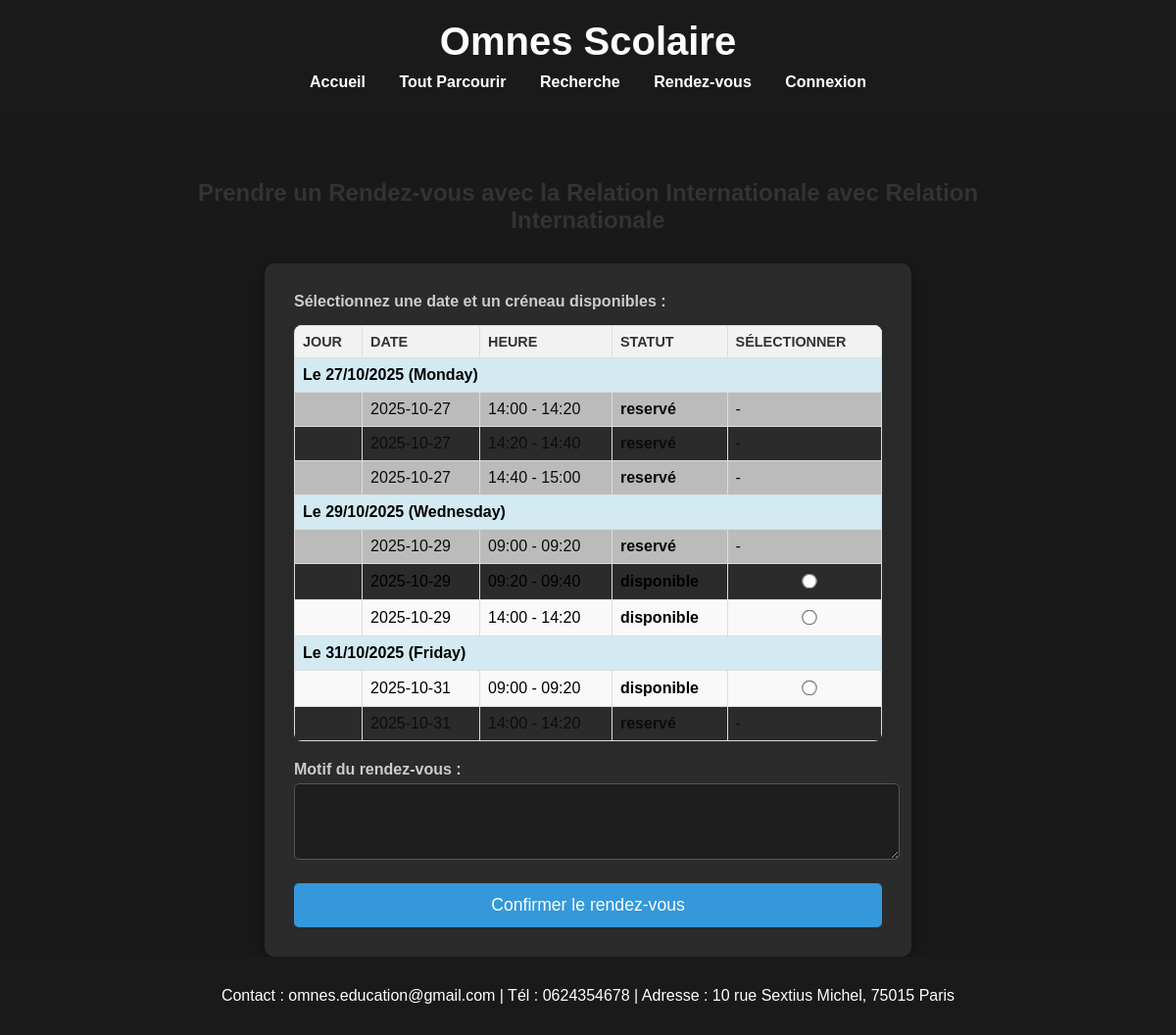
The page /formulaire.php?type=rdv&service=international on the database its author committed.
### tables this page shows
CREATE TABLE IF NOT EXISTS `services` (
  `id` int NOT NULL AUTO_INCREMENT,
  `nom` varchar(191) NOT NULL,
  `description` text,
  PRIMARY KEY (`id`),
  UNIQUE KEY `nom` (`nom`)
);

CREATE TABLE IF NOT EXISTS `creneaux_disponibles` (
  `id` int NOT NULL AUTO_INCREMENT,
  `professeur_id` int DEFAULT NULL,
  `date` date NOT NULL,
  `heure_debut` time NOT NULL,
  `heure_fin` time NOT NULL,
  `statut` enum('disponible','reservé','annulé') DEFAULT 'disponible',
  `created_at` datetime DEFAULT CURRENT_TIMESTAMP,
  `updated_at` datetime DEFAULT CURRENT_TIMESTAMP ON UPDATE CURRENT_TIMESTAMP,
  `service_id` int DEFAULT NULL,
  PRIMARY KEY (`id`),
  KEY `professeur_id` (`professeur_id`)
);

### formulaire.php (the view, shortened to what this page needs)
<?php
require_once 'config.php';
$is_international_service = isset($_GET['service']) && $_GET['service'] === 'international';
$type = $is_international_service ? 'rdv' : ($_GET['type'] ?? null);
$service_id = null;
$tous_les_creneaux = [];
if ($is_international_service) {
    $service_nom = 'Relation Internationale';
    $stmt_service = $pdo->prepare("SELECT id, nom FROM services WHERE nom = ?");
    $stmt_service->execute([$service_nom]);
    $service = $stmt_service->fetch(PDO::FETCH_ASSOC);
    if ($service) {
        $service_id = $service['id'];
        $destinataire_nom = $service['nom'];
        $stmt_creneaux = $pdo->prepare("SELECT * FROM creneaux_disponibles WHERE service_id = ? ORDER BY date, heure_debut");
        $stmt_creneaux->execute([$service_id]);
        $tous_les_creneaux = $stmt_creneaux->fetchAll(PDO::FETCH_ASSOC);
        $creneaux_groupes_par_date = [];
        foreach ($tous_les_creneaux as $creneau) {
            $creneaux_groupes_par_date[$creneau['date']][] = $creneau;
        }
    } else {
        die("Service Relation Internationale introuvable.");
    }
}
$titre = '';
$action_target = '';
if ($is_international_service) {
    $titre = 'Prendre un Rendez-vous avec la Relation Internationale';
    $action_target = 'traitement.php?service_id=' . $service_id;
} else {
    $titre = $type === 'rdv' ? 'Prendre un Rendez-vous' : 'Envoyer un Message';
    $action_target = 'traitement.php';
}
$action_btn_text = $type === 'rdv' ? 'Confirmer le rendez-vous' : 'Envoyer le message';
?>
<!DOCTYPE html>
<html lang="fr">
<head>
    <link rel="stylesheet" href="style.css">
</head>
<body>
    <header>
        <h1>Omnes Scolaire</h1>
        <nav>
            <a href="index.php">Accueil</a>
            <a href="parcourir.php">Tout Parcourir</a>
            <a href="recherche.php">Recherche</a>
            <a href="rendezvous.php">Rendez-vous</a>
            <?php if (isset($_SESSION['utilisateur'])): ?>
                <a href="messages.php">Messages</a>
                <a href="compte.php">Votre compte</a>
                 <?php if ($_SESSION['utilisateur']['type'] === 'admin'): ?>
                    <a href="admin_panel.php">Admin Panel</a>
                <?php endif; ?>
                <a href="deconnexion.php">Déconnexion</a>
            <?php else: ?>
                <a href="connexion.php">Connexion</a>
            <?php endif; ?>
        </nav>
    </header>
    <main>
        <h2><?php echo $titre; ?> avec <?php echo $destinataire_nom; ?></h2>
        <form action="<?php echo $action_target; ?>" method="POST" class="<?php echo $type; ?>-form">
            <?php if ($type === 'rdv'): ?>
                <?php if ($is_international_service): ?>
                    <div class="form-group">
                        <label>Sélectionnez une date et un créneau disponibles :</label>
                        <table class="dispo-rdv-table">
                            <thead>
                                <tr>
                                    <th>Jour</th>
                                    <th>Date</th>
                                    <th>Heure</th>
                                    <th>Statut</th>
                                    <th>Sélectionner</th>
                                </tr>
                            </thead>
                            <tbody>
                                <?php if (count($tous_les_creneaux) > 0): ?>
                                    <?php foreach ($creneaux_groupes_par_date as $date => $creneaux_du_jour): ?>
                                        <tr class="creneau-header">
                                            <td colspan="5">Le <?php echo date('d/m/Y', strtotime($date)); ?> (<?php echo date('l', strtotime($date)); ?>)</td>
                                        </tr>
                                        <?php foreach ($creneaux_du_jour as $creneau): ?>
                                        <tr>
                                            <td></td>
                                            <td><?php echo htmlspecialchars($creneau['date']); ?></td>
                                            <td><?php echo htmlspecialchars(substr($creneau['heure_debut'], 0, 5) . ' - ' . substr($creneau['heure_fin'], 0, 5)); ?></td>
                                            <td class="status-<?php echo htmlspecialchars($creneau['statut']); ?>"><?php echo htmlspecialchars($creneau['statut']); ?></td>
                                            <td>
                                                <?php if ($creneau['statut'] === 'disponible'): ?>
                                                    <input type="radio" name="creneau_id" value="<?php echo $creneau['id']; ?>" required>
                                                <?php else: ?>
                                                    -
                                                <?php endif; ?>
                                            </td>
                                        </tr>
                                        <?php endforeach; ?>
                                    <?php endforeach; ?>
                                <?php else: ?>
                                    <tr>
                                        <td colspan="5">Aucun créneau configuré pour le moment pour la Relation Internationale.</td>
                                    </tr>
                                <?php endif; ?>
                            </tbody>
                        </table>
                    </div>
                <?php endif; ?>
                <div class="form-group">
                    <label for="motif">Motif du rendez-vous :</label>
                    <textarea id="motif" name="motif" rows="4" required></textarea>
                </div>
            <?php endif; ?>
            <button type="submit" class="submit-btn"><?php echo $action_btn_text; ?></button>
        </form>
    </main>
    <footer>
        <p>Contact : omnes.education@gmail.com | Tél : 0624354678 | Adresse : 10 rue Sextius Michel, 75015 Paris</p>
    </footer>
</body>
</html>

### style.css (style rules this page uses)
html, body { margin: 0; padding: 0; width: 100%; overflow-x: hidden; }
body { font-family: Arial, sans-serif; color: #f4f4f4; background: #333; background-attachment: fixed; }
header { background: #1a1a1a; color: #fff; padding: 20px 0 10px 0; text-align: center; }
header h1 { margin: 0 0 10px 0; font-size: 2.5em; color: #ffffff; }
nav { margin-bottom: 10px; }
nav a { color: #fff; text-decoration: none; margin: 0 15px; font-weight: bold; transition: color 0.2s; }
main { max-width: 800px; margin: 30px auto; background: none; padding: 20px; }
footer { background: #1a1a1a; color: #fff; text-align: center; padding: 15px 0; position: fixed; width: 100%; bottom: 0; left: 0; z-index: 1; }
h1 { text-align: center; color: #ffffff; }
.rdv-form, .message-form { max-width: 600px; margin: 30px auto; padding: 30px; background: rgba(255, 255, 255, 0.08); border-radius: 10px; box-shadow: 0 4px 15px rgba(0, 0, 0, 0.4); }
.form-group { margin-bottom: 20px; }
.form-group label { display: block; margin-bottom: 5px; color: #cccccc; font-weight: bold; }
.form-group input, .form-group select, .form-group textarea { width: 100%; padding: 8px; border: 1px solid #555; border-radius: 5px; font-size: 1em; background-color: rgba(0, 0, 0, 0.3); color: #ffffff; }
.form-group textarea { resize: vertical; }
.submit-btn { background: #3498db; color: #fff; border: none; padding: 12px 24px; border-radius: 5px; cursor: pointer; font-size: 1.1em; width: 100%; transition: background 0.2s; }
.dispo-rdv-table { width: 100%; border-collapse: collapse; margin-top: 15px; box-shadow: 0 2px 8px rgba(44,62,80,0.08); border-radius: 8px; overflow: hidden; }
.dispo-rdv-table th, .dispo-rdv-table td { border: 1px solid #ddd; padding: 12px 8px; text-align: center; }
.dispo-rdv-table th { background-color: #2c3e50; color: #fff; font-weight: bold; text-transform: uppercase; font-size: 0.9em; }
.dispo-rdv-table tbody tr:nth-child(even) { background-color: #f9f9f9; }
.status-disponible { color: #28a745; font-weight: bold; }
.status-reservé { color: #dc3545; font-weight: bold; }
.dispo-rdv-table tr:has(.status-reservé), .dispo-rdv-table tr:has(.status-annulé) { opacity: 0.7; }
.dispo-rdv-table td input[type="radio"] { cursor: pointer; transform: scale(1.2); }
body::after { content: ''; position: fixed; top: 0; left: 0; width: 100%; height: 100%; background-color: rgba(0, 0, 0, 0.5); z-index: -1; }

### formulaire.php (style rules this page uses)
.dispo-rdv-table { width: 100%; border-collapse: collapse; margin-top: 15px; }
.dispo-rdv-table th, .dispo-rdv-table td { border: 1px solid #ddd; padding: 8px; text-align: left; color: #000; }
.dispo-rdv-table th { background-color: #f2f2f2; color: #333; }
.dispo-rdv-table tbody tr:nth-child(even) { background-color: #f9f9f9; }
.status-disponible { color: green; font-weight: bold; }
.status-reservé { color: orange; }
.creneau-header { background-color: #d3eaf2; font-weight: bold; color: #333; }
main h2 { color: #333; text-align: center; margin-bottom: 20px; }

### rows shown on the page
services: nom "Relation Internationale"
creneaux_disponibles: date "2025-10-27", heure_debut+heure_fin "14:00 - 14:20", statut "reservé"
creneaux_disponibles: date "2025-10-27", heure_debut+heure_fin "14:20 - 14:40", statut "reservé"
creneaux_disponibles: date "2025-10-27", heure_debut+heure_fin "14:40 - 15:00", statut "reservé"
creneaux_disponibles: date "2025-10-29", heure_debut+heure_fin "09:00 - 09:20", statut "reservé"
creneaux_disponibles: date "2025-10-29", heure_debut+heure_fin "09:20 - 09:40", statut "disponible"
creneaux_disponibles: date "2025-10-29", heure_debut+heure_fin "14:00 - 14:20", statut "disponible"
creneaux_disponibles: date "2025-10-31", heure_debut+heure_fin "09:00 - 09:20", statut "disponible"
creneaux_disponibles: date "2025-10-31", heure_debut+heure_fin "14:00 - 14:20", statut "reservé"

### other values the page prints
$titre "Prendre un Rendez-vous avec la Relation Internationale"
date('d/m/Y', strtotime($date)) "27/10/2025"
date('l', strtotime($date)) "Monday"
date('d/m/Y', strtotime($date)) "29/10/2025"
date('l', strtotime($date)) "Wednesday"
date('d/m/Y', strtotime($date)) "31/10/2025"
date('l', strtotime($date)) "Friday"
$action_btn_text "Confirmer le rendez-vous"
